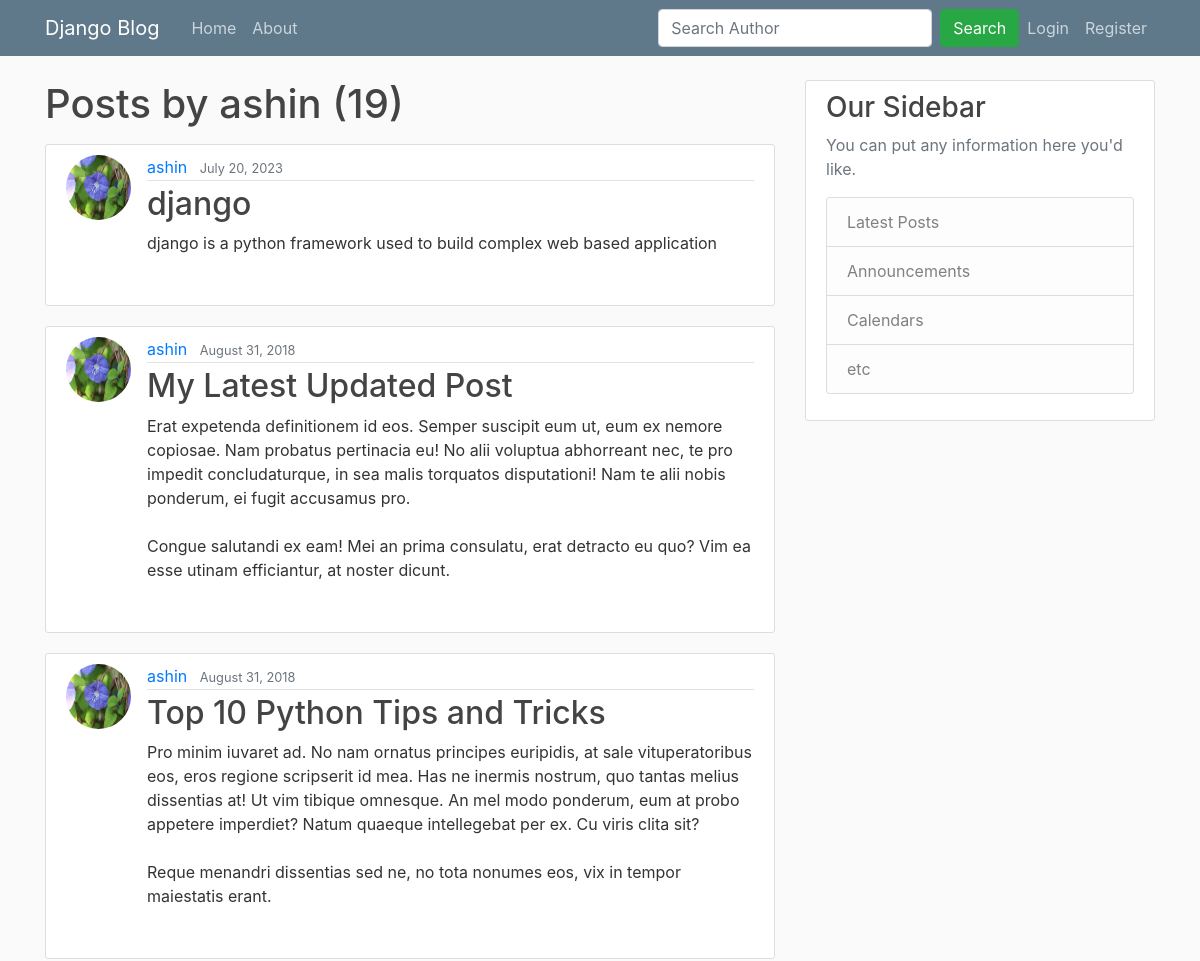
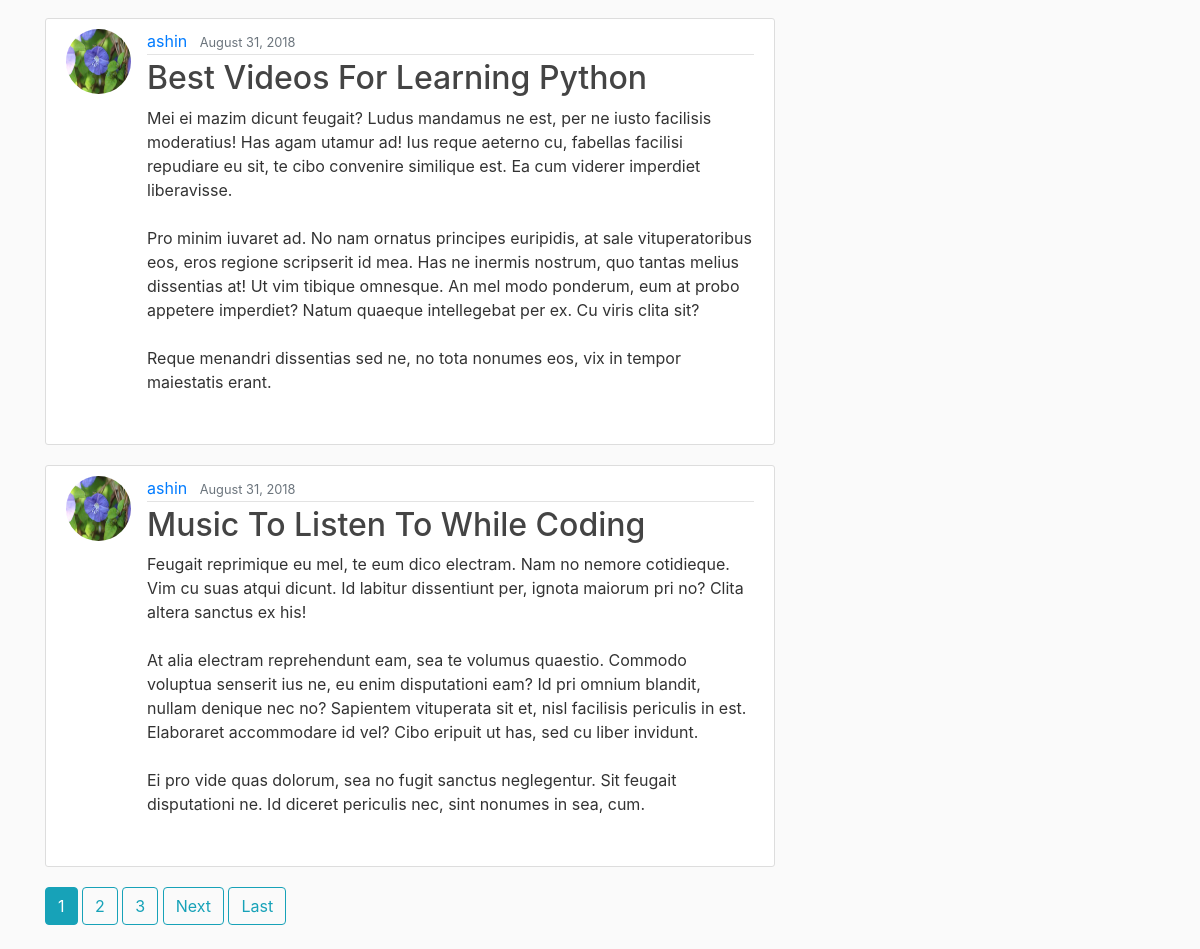
The app's page /user/ashin/ with its own data (2 pictures, top to bottom).
### blog/models.py (models this page shows, shortened)
class Post(models.Model):
    title = models.CharField(max_length=100)
    content = models.TextField()
    date_posted = models.DateTimeField(default=timezone.now)
    author = models.ForeignKey(User, on_delete=models.CASCADE)
    likes=models.ManyToManyField(User,related_name='blog_post')

### users/models.py (models this page shows, shortened)
class Profile(models.Model):
    user = models.OneToOneField(User, on_delete=models.CASCADE)
    image = models.ImageField(default='default.jpg', upload_to='profile_pics')

### blog/views.py (the view)
# urls.py: path('user/<str:username>/', UserPostListView.as_view(), name='user-posts'),
class UserPostListView(ListView):
    model = Post
    template_name = 'blog/user_posts.html'  # <app>/<model>_<viewtype>.html
    context_object_name = 'posts'
    paginate_by = 5
    def get_queryset(self):
        user = get_object_or_404(User, username=self.kwargs.get('username'))
        return Post.objects.filter(author=user).order_by('-date_posted')

### blog/templates/blog/user_posts.html (shortened to what this page needs)
{% extends "blog/base.html" %}
{% block content %}
    <h1 class="mb-3">Posts by {{ view.kwargs.username }} ({{ page_obj.paginator.count }})</h1>
    {% for post in posts %}
        <article class="media content-section">
          <img class="rounded-circle article-img" src="{{ post.author.profile.image.url }}">
          <div class="media-body">
            <div class="article-metadata">
              <a class="mr-2" href="{% url 'user-posts' post.author.username %}">{{ post.author }}</a>
              <small class="text-muted">{{ post.date_posted|date:"F d, Y" }}</small>
            </div>
            <h2><a class="article-title" href="{% url 'post-detail' post.id %}">{{ post.title }}</a></h2>
            <p class="article-content">{{ post.content }}</p>
            <div class="d-inline-flex p-2">
          </div>
        </article>
    {% endfor %}
    {% if is_paginated %}
      {% for num in page_obj.paginator.page_range %}
        {% if page_obj.number == num %}
          <a class="btn btn-info mb-4" href="?page={{ num }}">{{ num }}</a>
        {% elif num > page_obj.number|add:'-3' and num < page_obj.number|add:'3' %}
          <a class="btn btn-outline-info mb-4" href="?page={{ num }}">{{ num }}</a>
        {% endif %}
      {% endfor %}
      {% if page_obj.has_next %}
        <a class="btn btn-outline-info mb-4" href="?page={{ page_obj.next_page_number }}">Next</a>
        <a class="btn btn-outline-info mb-4" href="?page={{ page_obj.paginator.num_pages }}">Last</a>
      {% endif %}
    {% endif %}
{% endblock content %}

### blog/static/blog/main.css (style rules this page uses)
body { background: #fafafa; color: #333333; margin-top: 5rem; }
h1, h2, h3, h4, h5, h6 { color: #444444; }
.content-section { background: #ffffff; padding: 10px 20px; border: 1px solid #dddddd; border-radius: 3px; margin-bottom: 20px; }
.article-title { color: #444444; }
.article-content { white-space: pre-line; }
.article-img { height: 65px; width: 65px; margin-right: 16px; }
.article-metadata { padding-bottom: 1px; margin-bottom: 4px; border-bottom: 1px solid #e3e3e3 }

### records on screen
Post: author.profile.image (picture), author "ashin", date_posted "July 20, 2023", title "django", content "django is a python framework used to build complex web based application"
Post: author.profile.image (picture), author "ashin", date_posted "August 31, 2018", title "My Latest Updated Post", content "Erat expetenda definitionem id eos. Semper suscipit eum ut, eum ex nemore copiosae. Nam probatus pertinacia eu! No alii voluptua abhorreant nec, te pro impedit concludaturque, in sea malis torquatos disputationi! Nam te alii nobis ponderum, ei fugit accusamus pro. Congue salutandi ex eam! Mei an prima consulatu, erat detracto eu quo? Vim ea esse utinam efficiantur, at noster dicunt."
Post: author.profile.image (picture), author "ashin", date_posted "August 31, 2018", title "Top 10 Python Tips and Tricks", content "Pro minim iuvaret ad. No nam ornatus principes euripidis, at sale vituperatoribus eos, eros regione scripserit id mea. Has ne inermis nostrum, quo tantas melius dissentias at! Ut vim tibique omnesque. An mel modo ponderum, eum at probo appetere imperdiet? Natum quaeque intellegebat per ex. Cu viris clita sit? Reque menandri dissentias sed ne, no tota nonumes eos, vix in tempor maiestatis erant."
Post: author.profile.image (picture), author "ashin", date_posted "August 31, 2018", title "Best Videos For Learning Python", content "Mei ei mazim dicunt feugait? Ludus mandamus ne est, per ne iusto facilisis moderatius! Has agam utamur ad! Ius reque aeterno cu, fabellas facilisi repudiare eu sit, te cibo convenire similique est. Ea cum viderer imperdiet liberavisse. Pro minim iuvaret ad. No nam ornatus principes euripidis, at sale vituperatoribus eos, eros regione scripserit id mea. Has ne inermis nostrum, quo tantas melius dissentias at! Ut vim tibique omnesque. An mel modo ponderum, eum at probo appetere imperdiet? Natum quaeque intellegebat per ex. Cu viris clita sit? Reque menandri dissentias sed ne, no tota nonumes eos, vix in tempor maiestatis erant."
Post: author.profile.image (picture), author "ashin", date_posted "August 31, 2018", title "Music To Listen To While Coding", content "Feugait reprimique eu mel, te eum dico electram. Nam no nemore cotidieque. Vim cu suas atqui dicunt. Id labitur dissentiunt per, ignota maiorum pri no? Clita altera sanctus ex his! At alia electram reprehendunt eam, sea te volumus quaestio. Commodo voluptua senserit ius ne, eu enim disputationi eam? Id pri omnium blandit, nullam denique nec no? Sapientem vituperata sit et, nisl facilisis periculis in est. Elaboraret accommodare id vel? Cibo eripuit ut has, sed cu liber invidunt. Ei pro vide quas dolorum, sea no fugit sanctus neglegentur. Sit feugait disputationi ne. Id diceret periculis nec, sint nonumes in sea, cum."

### other values on screen
{{ view.kwargs.username }} "ashin"
{{ page_obj.paginator.count }} "19"
{{ num }} "1"
{{ num }} "2" "3"
